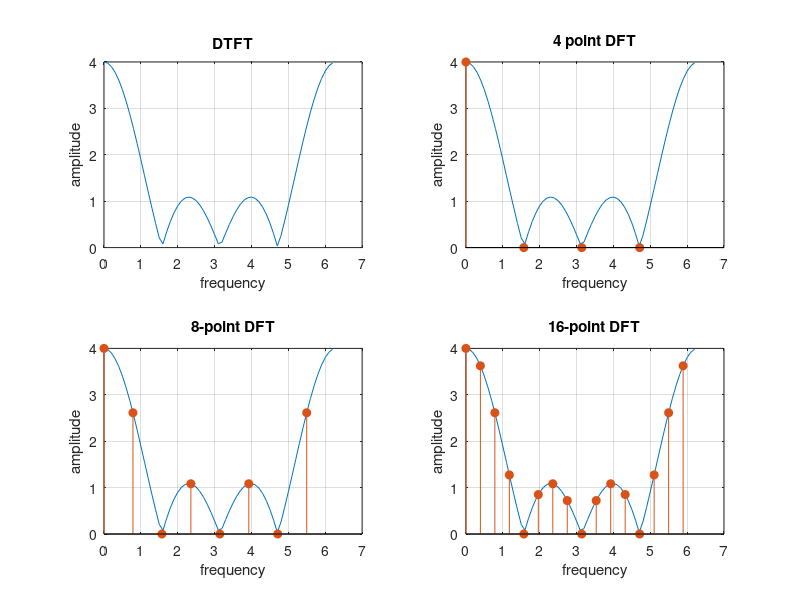

This chart was generated by the following MATLAB code:
%Plot DTFT
w = 0: 0.1: 2*pi;
xw = 1 + exp(-j*1*w) + exp(-j*2*w) + exp(-j*3*w);
subplot(2,2,1);
plot(w, abs(xw));
grid on;
hold on;
title("DTFT");
xlabel('frequency');
ylabel('amplitude');

% 4-point DTFT
xn = ones(1,4);
N = 4;
n = 0 : N-1;
k = 0 : N-1;
wn = exp(-j*2*pi/N*n'*k);
xk = xn * wn;
subplot(2,2,2);
plot(w, abs(xw));
hold on;
stem(2*pi*k/N, abs(xk), 'filled');
hold on;
grid on;
title('4 point DFT');
xlabel('frequency');
ylabel('amplitude');

%8-point DFT
xn = [ones(1,4) zeros(1,4)];
N = 8;
n = 0 : N-1;
k = 0 : N-1;
wn = exp(-j*2*pi/N*n'*k);
xk = xn * wn;
subplot(2,2,3);
plot(w, abs(xw));
hold on;
stem(2*pi*k/N, abs(xk), 'filled');
hold on;
grid on;
title('8-point DFT');
xlabel('frequency');
ylabel('amplitude');

%16 point DFT
xn = [ones(1,4) zeros(1,12)];
N = 16;
n = 0 : N-1;
k = 0: N-1;
wn = exp(-j*2*pi/N*n'*k);
xk = xn * wn;
subplot(2,2,4);
plot(w, abs(xw));
hold on;
stem(2*pi*k/N, abs(xk), 'filled');
grid on;
title('16-point DFT');
xlabel('frequency');
ylabel('amplitude');
axis([0 7 0 4]);